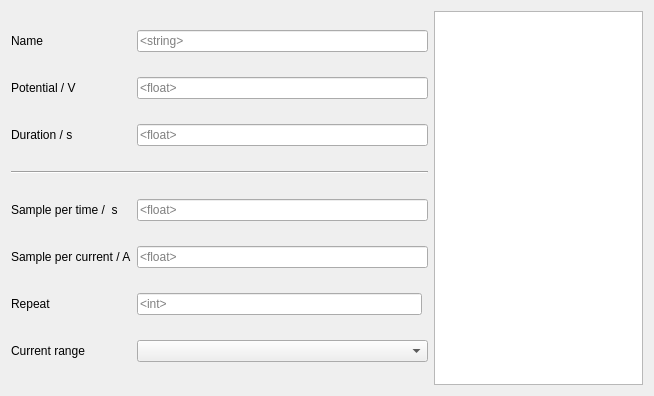
<?xml version="1.0" encoding="UTF-8"?>
<ui version="4.0">
 <class>Form</class>
 <widget class="QWidget" name="Form">
  <property name="geometry">
   <rect>
    <x>0</x>
    <y>0</y>
    <width>654</width>
    <height>396</height>
   </rect>
  </property>
  <property name="sizePolicy">
   <sizepolicy hsizetype="Fixed" vsizetype="Maximum">
    <horstretch>0</horstretch>
    <verstretch>0</verstretch>
   </sizepolicy>
  </property>
  <property name="windowTitle">
   <string>Form</string>
  </property>
  <layout class="QHBoxLayout" name="horizontalLayout" stretch="2,1">
   <property name="sizeConstraint">
    <enum>QLayout::SetMaximumSize</enum>
   </property>
   <item>
    <layout class="QGridLayout" name="gridLayout">
     <item row="3" column="0" colspan="3">
      <widget class="Line" name="line">
       <property name="orientation">
        <enum>Qt::Horizontal</enum>
       </property>
      </widget>
     </item>
     <item row="5" column="1" colspan="2">
      <widget class="QLineEdit" name="lineEditSampleCurrent">
       <property name="placeholderText">
        <string>&lt;float&gt;</string>
       </property>
      </widget>
     </item>
     <item row="0" column="1" colspan="2">
      <widget class="QLineEdit" name="lineEditName">
       <property name="placeholderText">
        <string>&lt;string&gt;</string>
       </property>
      </widget>
     </item>
     <item row="1" column="0">
      <widget class="QLabel" name="labelPotential">
       <property name="text">
        <string>Potential / V</string>
       </property>
      </widget>
     </item>
     <item row="1" column="1" colspan="2">
      <widget class="QLineEdit" name="lineEditPotential">
       <property name="placeholderText">
        <string>&lt;float&gt;</string>
       </property>
      </widget>
     </item>
     <item row="0" column="0">
      <widget class="QLabel" name="labelName">
       <property name="text">
        <string>Name</string>
       </property>
      </widget>
     </item>
     <item row="4" column="0">
      <widget class="QLabel" name="labelSampleTime">
       <property name="text">
        <string>Sample per time /  s </string>
       </property>
      </widget>
     </item>
     <item row="2" column="0">
      <widget class="QLabel" name="labelDuration">
       <property name="text">
        <string>Duration / s</string>
       </property>
      </widget>
     </item>
     <item row="5" column="0">
      <widget class="QLabel" name="labelSampleCurrent">
       <property name="text">
        <string>Sample per current / A</string>
       </property>
      </widget>
     </item>
     <item row="4" column="1" colspan="2">
      <widget class="QLineEdit" name="lineEditSampleTime">
       <property name="placeholderText">
        <string>&lt;float&gt;</string>
       </property>
      </widget>
     </item>
     <item row="7" column="0">
      <widget class="QLabel" name="labelCR">
       <property name="text">
        <string>Current range</string>
       </property>
      </widget>
     </item>
     <item row="2" column="1" colspan="2">
      <widget class="QLineEdit" name="lineEditDuration">
       <property name="placeholderText">
        <string>&lt;float&gt;</string>
       </property>
      </widget>
     </item>
     <item row="7" column="1" colspan="2">
      <widget class="QComboBox" name="comboBoxCR"/>
     </item>
     <item row="6" column="0">
      <widget class="QLabel" name="labelRepeat">
       <property name="text">
        <string>Repeat</string>
       </property>
      </widget>
     </item>
     <item row="6" column="1">
      <widget class="QLineEdit" name="lineEditRepeat">
       <property name="placeholderText">
        <string>&lt;int&gt;</string>
       </property>
      </widget>
     </item>
    </layout>
   </item>
   <item>
    <widget class="QPlainTextEdit" name="plainTextEdit"/>
   </item>
  </layout>
 </widget>
 <resources/>
 <connections/>
</ui>
